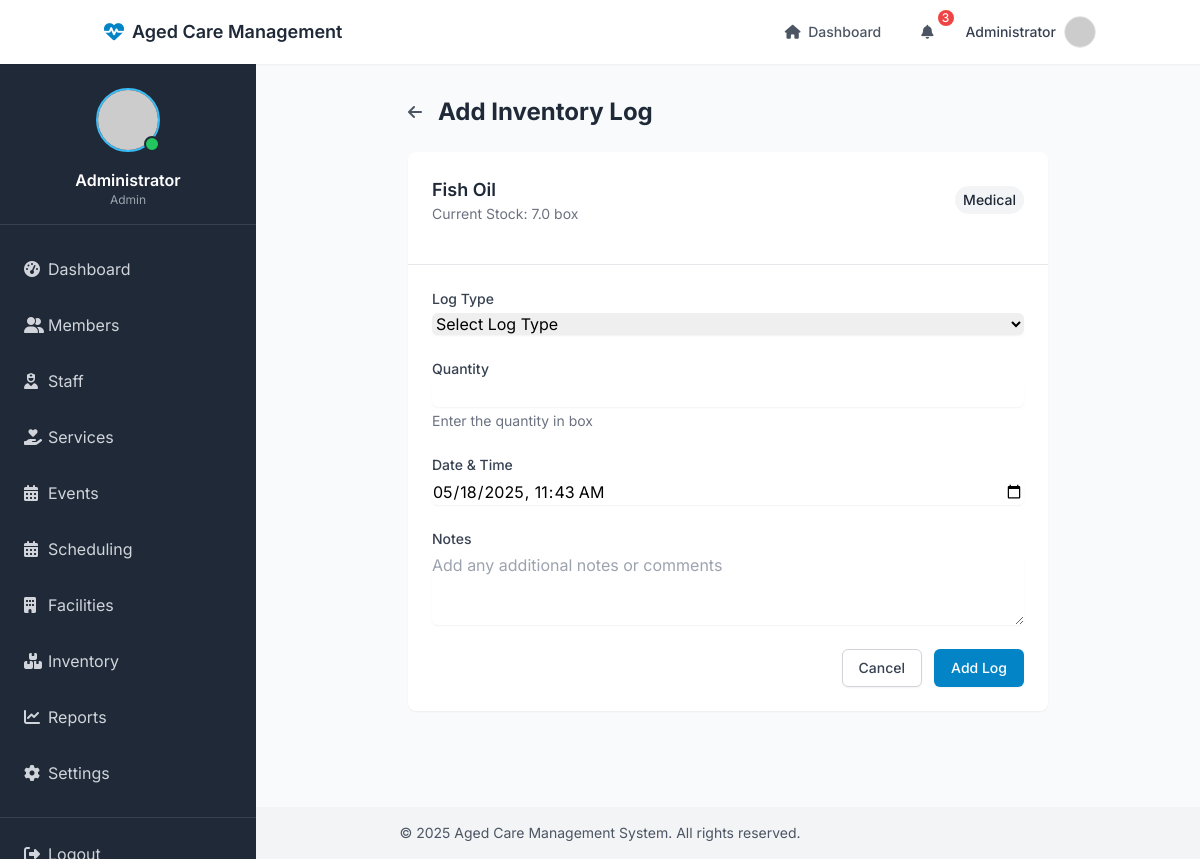
/inventory/add-log/1 (signed in), run on the app's committed database.
### models/user.py (models this page shows, shortened)
class User(UserMixin, db.Model):
    __tablename__ = 'users'
    id = db.Column(db.Integer, primary_key=True)
    name = db.Column(db.String(100), nullable=False)
    email = db.Column(db.String(100), unique=True, nullable=False)
    password_hash = db.Column(db.String(200), nullable=False)
    role = db.Column(db.String(20), default='staff')  # admin, staff, family
    is_active = db.Column(db.Boolean, default=True)
    created_at = db.Column(db.DateTime, default=datetime.utcnow)
    last_login = db.Column(db.DateTime)
    @property
    def password(self):
        raise AttributeError('password is not a readable attribute')

### models/inventory.py (models this page shows, shortened)
class InventoryItem(db.Model):
    id = db.Column(db.Integer, primary_key=True)
    name = db.Column(db.String(100), nullable=False)
    category = db.Column(db.String(50))  # medical, food, cleaning, equipment
    description = db.Column(db.Text)
    unit = db.Column(db.String(20))  # box, pack, item, kg
    current_quantity = db.Column(db.Float, default=0)
    minimum_quantity = db.Column(db.Float, default=0)
    reorder_level = db.Column(db.Float)
    cost_per_unit = db.Column(db.Float)
    supplier = db.Column(db.String(100))
    supplier_contact = db.Column(db.String(100))
    location = db.Column(db.String(100))
    pills_per_unit = db.Column(db.Integer)  # Number of pills per box/pack
    dosage_form = db.Column(db.String(50))  # tablet, capsule, liquid
    strength = db.Column(db.String(50))  # e.g., 500mg, 10ml
    manufacturer = db.Column(db.String(100))
    expiry_date = db.Column(db.Date)
    created_at = db.Column(db.DateTime, default=datetime.utcnow)
    updated_at = db.Column(db.DateTime, default=datetime.utcnow, onupdate=datetime.utcnow)
    inventory_logs = db.relationship('InventoryLog', backref='item', lazy=True)

### routes/inventory.py (the view, shortened to what this page needs)
@inventory_routes.route('/add-log/<int:id>', methods=['GET', 'POST'])
@login_required
def add_log(id):
    item = InventoryItem.query.get_or_404(id)
    return render_template('inventory/add_log.html', item=item)

### templates/inventory/add_log.html (shortened to what this page needs)
{% extends "base.html" %}
{% block content %}
<div class="max-w-2xl mx-auto px-4">
    <div class="flex items-center justify-between mb-6">
        <div class="flex items-center">
            <a href="{{ url_for('inventory.view', id=item.id) }}" class="text-gray-600 hover:text-gray-800 mr-4">
                <i class="fas fa-arrow-left"></i>
            </a>
            <h1 class="text-2xl font-bold text-gray-800">Add Inventory Log</h1>
        </div>
    </div>
    <div class="bg-white rounded-lg shadow-sm">
        <div class="p-6 border-b border-gray-200">
            <div class="flex items-center justify-between mb-4">
                <div>
                    <h2 class="text-lg font-semibold text-gray-800">{{ item.name }}</h2>
                    <p class="text-sm text-gray-500">Current Stock: {{ item.current_quantity }} {{ item.unit }}</p>
                </div>
                <span class="px-2 py-1 text-sm font-medium rounded-full bg-gray-100 text-gray-800">
                    {{ item.category|title }}
                </span>
            </div>
        </div>
        <form method="POST" class="p-6">
            <div class="space-y-6">
                <div>
                    <label for="log_type" class="block text-sm font-medium text-gray-700">Log Type</label>
                    <select name="log_type" id="log_type" required
                            class="mt-1 block w-full rounded-md border-gray-300 shadow-sm focus:border-primary-500 focus:ring-primary-500">
                        <option value="">Select Log Type</option>
                    </select>
                </div>
                <div>
                    <label for="quantity" class="block text-sm font-medium text-gray-700">Quantity</label>
                    <input type="number" name="quantity" id="quantity" required min="0.01" step="0.01"
                           class="mt-1 block w-full rounded-md border-gray-300 shadow-sm focus:border-primary-500 focus:ring-primary-500">
                    <p class="mt-1 text-sm text-gray-500">Enter the quantity in {{ item.unit }}</p>
                </div>
                <div>
                    <label for="date" class="block text-sm font-medium text-gray-700">Date & Time</label>
                    <input type="datetime-local" name="date" id="date"
                           value="{{ now.strftime('%Y-%m-%dT%H:%M') }}"
                           class="mt-1 block w-full rounded-md border-gray-300 shadow-sm focus:border-primary-500 focus:ring-primary-500">
                </div>
                <div>
                    <label for="notes" class="block text-sm font-medium text-gray-700">Notes</label>
                    <textarea name="notes" id="notes" rows="3"
                              class="mt-1 block w-full rounded-md border-gray-300 shadow-sm focus:border-primary-500 focus:ring-primary-500"
                              placeholder="Add any additional notes or comments"></textarea>
                </div>
            </div>
            <div class="mt-6 flex justify-end space-x-3">
                <a href="{{ url_for('inventory.view', id=item.id) }}"
                   class="bg-white py-2 px-4 border border-gray-300 rounded-md shadow-sm text-sm font-medium text-gray-700 hover:bg-gray-50 focus:outline-none focus:ring-2 focus:ring-offset-2 focus:ring-primary-500">
                    Cancel
                </a>
                <button type="submit"
                        class="bg-primary-600 border border-transparent rounded-md shadow-sm py-2 px-4 inline-flex justify-center text-sm font-medium text-white hover:bg-primary-700 focus:outline-none focus:ring-2 focus:ring-offset-2 focus:ring-primary-500">
                    Add Log
                </button>
            </div>
        </form>
    </div>
</div>
{% endblock %}

### templates/includes/navbar.html (shortened to what this page needs)
<nav class="bg-white shadow-sm">
    <div class="container mx-auto px-4">
        <div class="flex justify-between h-16">
            <div class="flex items-center">
                <a href="{{ url_for('dashboard.index') }}" class="flex items-center">
                    <i class="fas fa-heart-pulse text-xl text-primary-600 mr-2"></i>
                    <span class="text-gray-800 font-semibold text-lg">Aged Care Management</span>
                </a>
            </div>
            <div class="flex items-center">
                <div class="hidden md:flex items-center space-x-4">
                    <a href="{{ url_for('dashboard.index') }}" class="text-gray-600 hover:text-primary-600 px-3 py-2 rounded-md text-sm font-medium">
                        <i class="fas fa-home mr-1"></i> Dashboard
                    </a>
                    <div class="relative" x-data="{ open: false }">
                        <button @click="open = !open" class="text-gray-600 hover:text-primary-600 px-3 py-2 rounded-md text-sm font-medium focus:outline-none">
                            <i class="fas fa-bell mr-1"></i>
                            <span class="absolute -top-1 -right-1 bg-red-500 text-white text-xs w-4 h-4 rounded-full flex items-center justify-center">3</span>
                        </button>
                    </div>
                </div>
                <div class="ml-4 relative" x-data="{ open: false }">
                    <div>
                        <button @click="open = !open" class="flex items-center text-sm font-medium text-gray-700 hover:text-primary-600 focus:outline-none focus:ring-2 focus:ring-offset-2 focus:ring-primary-500" id="user-menu" aria-haspopup="true">
                            <span class="mr-2">{{ current_user.name }}</span>
                            <img class="h-8 w-8 rounded-full border border-gray-200" src="https://ui-avatars.com/api/?name={{ current_user.name }}&background=random" alt="User avatar">
                        </button>
                    </div>
                </div>
            </div>
        </div>
    </div>
</nav>

### templates/includes/sidebar.html
<div id="sidebar" class="hidden md:flex flex-col w-64 bg-gray-800 text-white h-full overflow-hidden">
    <div class="p-4 border-b border-gray-700">
        <div class="flex items-center justify-center py-2">
            <div class="relative">
                <img class="h-16 w-16 rounded-full border-2 border-primary-400" src="https://ui-avatars.com/api/?name={{ current_user.name }}&background=0D8ABC&color=fff" alt="User avatar">
                <span class="absolute bottom-0 right-0 h-4 w-4 bg-green-500 rounded-full border-2 border-gray-800"></span>
            </div>
        </div>
        <div class="text-center mt-2">
            <h2 class="font-semibold">{{ current_user.name }}</h2>
            <p class="text-xs text-gray-400">{{ current_user.role|capitalize }}</p>
        </div>
    </div>
    <div class="py-4 flex-1">
        <ul>
            <li class="px-4 py-2">
                <a href="{{ url_for('dashboard.index') }}" class="flex items-center text-gray-300 hover:text-white hover:bg-gray-700 px-2 py-2 rounded-md transition duration-150">
                    <i class="fas fa-tachometer-alt w-6"></i>
                    <span>Dashboard</span>
                </a>
            </li>
            <li class="px-4 py-2">
                <a href="{{ url_for('members.index') }}" class="flex items-center text-gray-300 hover:text-white hover:bg-gray-700 px-2 py-2 rounded-md transition duration-150">
                    <i class="fas fa-user-group w-6"></i>
                    <span>Members</span>
                </a>
            </li>
            <li class="px-4 py-2">
                <a href="{{ url_for('staff.index') }}" class="flex items-center text-gray-300 hover:text-white hover:bg-gray-700 px-2 py-2 rounded-md transition duration-150">
                    <i class="fas fa-user-nurse w-6"></i>
                    <span>Staff</span>
                </a>
            </li>
            <li class="px-4 py-2">
                <a href="{{ url_for('services.index') }}" class="flex items-center text-gray-300 hover:text-white hover:bg-gray-700 px-2 py-2 rounded-md transition duration-150">
                    <i class="fas fa-hand-holding-heart w-6"></i>
                    <span>Services</span>
                </a>
            </li>
            <li class="px-4 py-2">
                <a href="{{ url_for('events.index') }}" class="flex items-center text-gray-300 hover:text-white hover:bg-gray-700 px-2 py-2 rounded-md transition duration-150">
                    <i class="fas fa-calendar-days w-6"></i>
                    <span>Events</span>
                </a>
            </li>
            <li class="px-4 py-2">
                <a href="{{ url_for('scheduling.index') }}" class="flex items-center text-gray-300 hover:text-white hover:bg-gray-700 px-2 py-2 rounded-md transition duration-150">
                    <i class="fas fa-calendar-alt w-6"></i>
                    <span>Scheduling</span>
                </a>
            </li>
            <li class="px-4 py-2">
                <a href="{{ url_for('facilities.index') }}" class="flex items-center text-gray-300 hover:text-white hover:bg-gray-700 px-2 py-2 rounded-md transition duration-150">
                    <i class="fas fa-building w-6"></i>
                    <span>Facilities</span>
                </a>
            </li>
            <li class="px-4 py-2">
                <a href="{{ url_for('inventory.index') }}" class="flex items-center text-gray-300 hover:text-white hover:bg-gray-700 px-2 py-2 rounded-md transition duration-150">
                    <i class="fas fa-boxes-stacked w-6"></i>
                    <span>Inventory</span>
                </a>
            </li>
            {% if current_user.role == 'admin' %}
            <li class="px-4 py-2">
                <a href="#" class="flex items-center text-gray-300 hover:text-white hover:bg-gray-700 px-2 py-2 rounded-md transition duration-150">
                    <i class="fas fa-chart-line w-6"></i>
                    <span>Reports</span>
                </a>
            </li>
            <li class="px-4 py-2">
                <a href="#" class="flex items-center text-gray-300 hover:text-white hover:bg-gray-700 px-2 py-2 rounded-md transition duration-150">
                    <i class="fas fa-cog w-6"></i>
                    <span>Settings</span>
                </a>
            </li>
            {% endif %}
        </ul>
    </div>
    <div class="p-4 border-t border-gray-700">
        <a href="{{ url_for('auth.logout') }}" class="flex items-center text-gray-300 hover:text-white px-2 py-2 rounded-md transition duration-150">
            <i class="fas fa-sign-out-alt w-6"></i>
            <span>Logout</span>
        </a>
    </div>
</div>

### templates/base.html (style rules this page uses)
html { scroll-behavior: smooth; }

### data on the page
User: name "Administrator", role "Admin"
InventoryItem: name "Fish Oil", current_quantity "7.0", unit "box", category "Medical"
